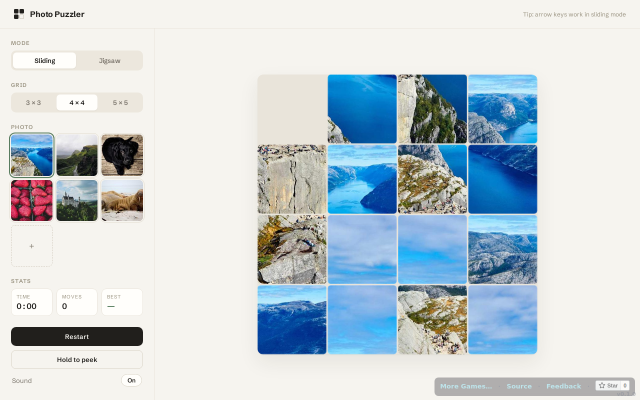
#> input picture games/assets/game-photo-puzzler.png, 1280 x 800 px (shown at 1/2 size)
$ python -i add_game_favicons.py   (imports and definitions only)
#> lines starting #> are read from the running program, lines starting #| are printed output that depends on the picture
#!/usr/bin/env python3
"""Add a per-game favicon to every game-<name> repo linked from the hub.

For each game listed in games/index.html, derives a 32x32 favicon.png from
the game's existing card icon (games/assets/<slug>-icon.png), adds a
<link rel="icon"> tag to that repo's index.html, and commits + pushes the
change directly to the repo's main branch.

Re-running is safe: a repo whose favicon.png and <link rel="icon"> tag
already match what this script would produce is skipped with no commit.

Usage:
    pip install -r scripts/requirements.txt
    python3 scripts/add_game_favicons.py [--dry-run] [--only REPO[,REPO...]]
"""
import argparse
import io
import os
import re
import subprocess
import sys
from pathlib import Path

from PIL import Image

ARTICLE_RE = re.compile(r'<article class="card"[^>]*>(.*?)</article>', re.DOTALL)
ICON_RE = re.compile(r'<img class="card__thumb" src="assets/([^"]+)"')
PLAY_RE = re.compile(r'href="https://github\.freaxnx01\.ch/([^/]+)/"')

FAVICON_SIZE = (32, 32)
LINK_TAG = '<link rel="icon" href="favicon.png" sizes="32x32" type="image/png">'
HEAD_OPEN_RE = re.compile(r'(<head(?:\s[^>]*)?>)')

# Fail fast instead of hanging if git tries to prompt for HTTPS credentials.
GIT_ENV = {**os.environ, "GIT_TERMINAL_PROMPT": "0"}


# [13 lines left out: function discover_games, not called in this run]


def generate_favicon_bytes(icon_path: Path) -> bytes:
    """Generate a 32x32 PNG favicon from a game's card icon.

    Takes a card icon (typically 400x250), center-crops to a square,
    resizes to 32x32, and returns PNG-encoded bytes.

    Args:
        icon_path: Path to the card icon image (e.g. games/assets/game-nibbles-icon.png)

    Returns:
        PNG-encoded bytes of the 32x32 favicon.
    """
#> called with icon_path = '../games/assets/game-photo-puzzler.png'
    with Image.open(icon_path) as img:
#> img is the input picture: PIL image 1280x800 RGB; mean R, G, B 197.1, 208.2, 214.2
        img = img.convert("RGB")
        width, height = img.size
#> width = 1280; height = 800
        side = min(width, height)
#> side = 800
        left = (width - side) // 2
#> left = 240
        top = (height - side) // 2
#> top = 0
        cropped = img.crop((left, top, left + side, top + side))
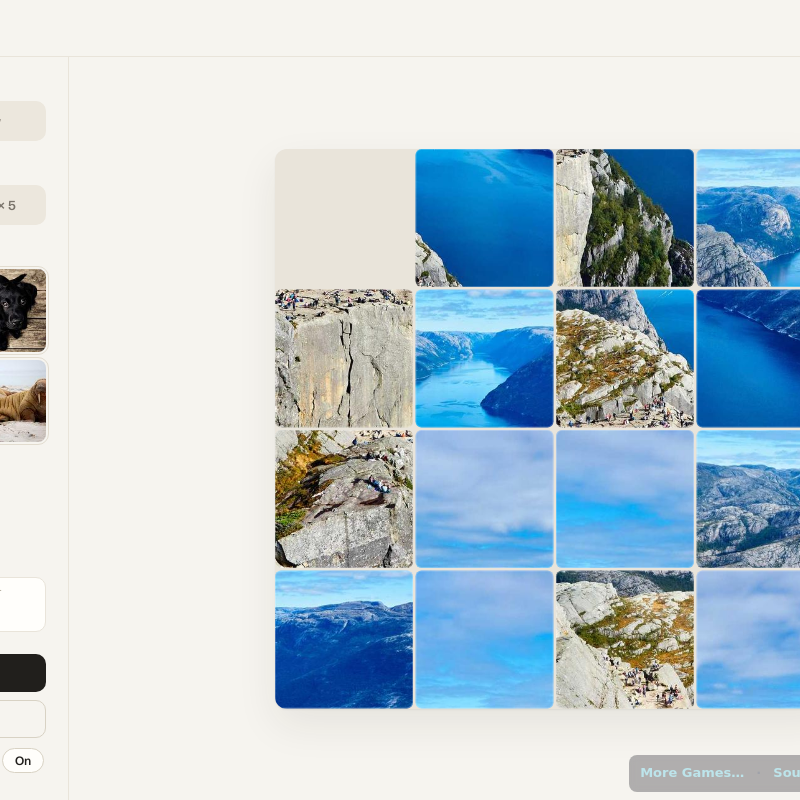
#> cropped: PIL image 800x800 RGB; mean R, G, B 183.8, 201.2, 211.3
        resized = cropped.resize(FAVICON_SIZE, Image.LANCZOS)
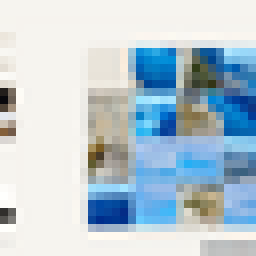
#> resized: PIL image 32x32 RGB (shown 8 times larger); mean R, G, B 184, 201.1, 211.3
        buf = io.BytesIO()
        resized.save(buf, format="PNG")
        return buf.getvalue()


# [196 lines left out: functions ensure_favicon_link, default_branch, ensure_local_clone, process_repo, main, not called in this run]


# [2 lines not run here, left out]

>>> result = generate_favicon_bytes('../games/assets/game-photo-puzzler.png')
